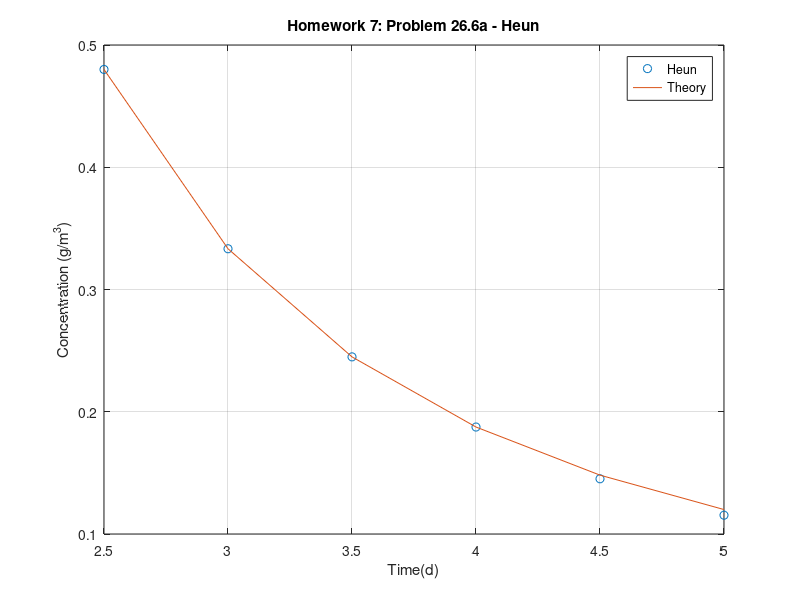
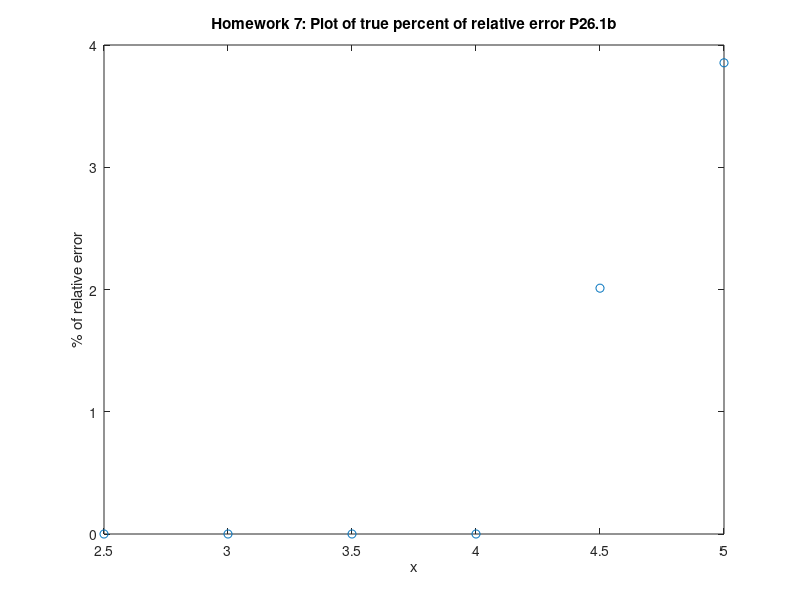

Write MATLAB code to recreate these figures, in order.
%Non-self starting Heun's Method, Lecture 6 Example using while statement
clear
clc
% **** Define input variables ******
del_t = 0.5;
t_end = 5;

% **** Initialize parameters *****
t(1) = 2.5;
t(2) = 3;
t(3) = 3.5;
t(4) = 4;
y(1) = 0.48;
y(2) = 0.333333;
y(3) = 0.244898;
y(4) = 0.1875;

% **** start the time steps ******
i = 4;
while t(i) < t_end
    t(i+1) = t(i)+del_t;
    
    if t(i+1) > t_end
        t(i+1) = t_end;
        del_t = t_end - t(i);
    end
    
    dydt = -2*y(i)/t(i);
    
    if i == 1
        y_pred = y(i) + dydt*del_t;
    else
        y_pred = y(i-1) + 2*dydt*del_t;
    end
    
    dydt_new = -2*y_pred/t(i);
    y(i+1) = y(i) +(dydt+dydt_new)/2*del_t;
    i = i + 1; 
end

% ***** plot Heun's solution *****

plot(t,y,'o');
xlabel('Time(d)');
ylabel('Concentration (g/m^3)');

ye(1) = 0.48;
ye(2) = 0.333333;
ye(3) = 0.244898;
ye(4) = 0.1875;
ye(5) = 0.148148;
ye(6) = 0.12;

% *****calculate and plot the theoretical (exact) solution ********
for i = 1:length(t)
    rel_err(i) = abs(ye(i) - y(i))/ye(i) * 100;
end

hold on
plot(t, ye);
grid
title('Homework 7: Problem 26.6a - Heun');
legend('Heun', 'Theory', 'location', 'best');
print('figure1', '-dpng');
hold off

plot(t, rel_err, 'o')
title('Homework 7: Plot of true percent of relative error P26.1b');
xlabel('x');
ylabel('% of relative error');
print('relative_err', '-dpng');